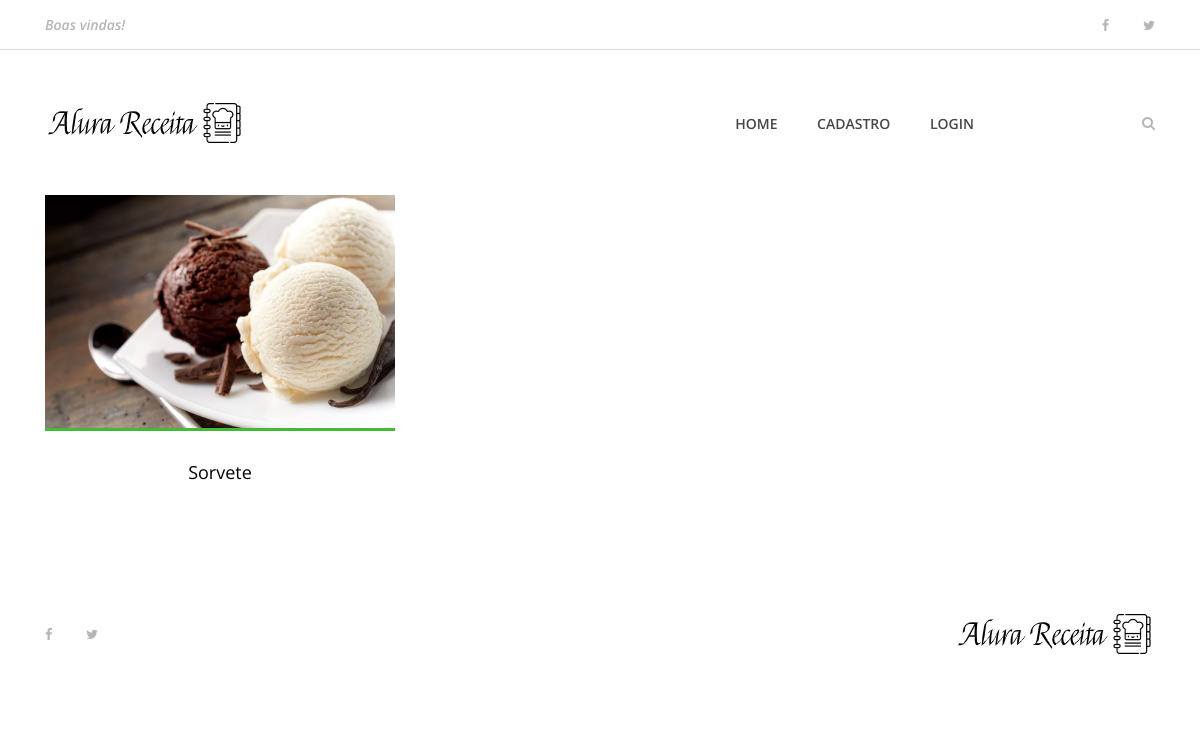
The page / on the database its author committed.
### receitas/models.py (models this page shows, shortened)
class Receita(models.Model):
    pessoa = models.ForeignKey(Pessoa, on_delete=models.CASCADE)
    nome_receita  = models.CharField(max_length=200)
    ingredientes  = models.TextField()
    mode_preparo  = models.TextField()
    tempo_preparo = models.IntegerField()
    rendimento    = models.CharField(max_length=100)
    categoria     = models.CharField(max_length=100)
    data_receita  = models.DateTimeField(default=datetime.now, blank=True)
    foto_receita  = models.ImageField(upload_to='fotos/%d/%m/%Y/', blank=True)
    publicada     = models.BooleanField(default=False)

### receitas/views.py (the view)
# urls.py: path('', views.index, name ='index'),
def index (request):
    receitas = Receita.objects.order_by('-data_receita').filter(publicada=True)
    dados = {
        'receitas' : receitas
    }
    return render(request, 'index.html', dados)

### templates/index.html (shortened to what this page needs)
{% extends 'base.html' %}
{% load static %}
{% block content %}
    {% include 'partials/_menu.html' %}
    <section class="best-receipe-area">
        <div class="container">
            <div class="row">
                {% if receitas %}
                {% for receita in receitas %}
                <div class="col-12 col-sm-6 col-lg-4">
                    <div class="single-best-receipe-area mb-30">
                        {% if receita.foto_receita == '' %}
                            <img src="{% static 'img/bg-img/foto_receita.png' %}" alt="">
                        {% else %}
                            <img src="{{ receita.foto_receita.url }}" alt="">
                        {% endif %}
                        <div class="receipe-content">
                            <a href="{% url 'receita' receita.id %}">
                                <h5>{{ receita.nome_receita }}</h5>
                            </a>
                        </div>
                    </div>
                </div>
                {% endfor %}
                {% endif %}
            </div>
        </div>
    </section>
    {% include 'partials/_footer.html' %}
{% endblock %}

### alurareceitas/static/site.css (style rules this page uses)
* { margin: 0; padding: 0; }
body { font-family: "Open Sans", sans-serif; font-size: 14px; }
h1, h2, h3, h4, h5, h6 { color: #000000; line-height: 1.3; font-weight: 600; }
a, a:hover, a:focus { -webkit-transition-duration: 500ms; transition-duration: 500ms; text-decoration: none; outline: 0 solid transparent; color: #000000; font-weight: 600; font-size: 14px; color: #474747; }
img { height: auto; max-width: 100%; }
.mb-30 { margin-bottom: 30px !important; }
.best-receipe-area { position: relative; z-index: 1; padding-bottom: 50px; }
.single-best-receipe-area { position: relative; z-index: 1; }
.single-best-receipe-area img { border-bottom: 3px solid #40ba37; }
.single-best-receipe-area .receipe-content { padding-top: 30px; text-align: center; }
.single-best-receipe-area .receipe-content h5 { font-size: 18px; margin-bottom: 10px; font-weight: 400; -webkit-transition-duration: 500ms; transition-duration: 500ms; }

### rows shown on the page
Receita: foto_receita (picture), nome_receita "Sorvete"
